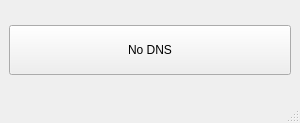
<?xml version="1.0" encoding="UTF-8"?>
<ui version="4.0">
 <class>MainWindow</class>
 <widget class="QMainWindow" name="MainWindow">
  <property name="windowModality">
   <enum>Qt::NonModal</enum>
  </property>
  <property name="geometry">
   <rect>
    <x>0</x>
    <y>0</y>
    <width>300</width>
    <height>123</height>
   </rect>
  </property>
  <property name="sizePolicy">
   <sizepolicy hsizetype="Fixed" vsizetype="Minimum">
    <horstretch>0</horstretch>
    <verstretch>0</verstretch>
   </sizepolicy>
  </property>
  <property name="minimumSize">
   <size>
    <width>300</width>
    <height>0</height>
   </size>
  </property>
  <property name="maximumSize">
   <size>
    <width>300</width>
    <height>160000</height>
   </size>
  </property>
  <property name="contextMenuPolicy">
   <enum>Qt::NoContextMenu</enum>
  </property>
  <property name="windowTitle">
   <string>DNS App</string>
  </property>
  <widget class="QWidget" name="centralwidget">
   <layout class="QVBoxLayout" name="verticalLayout">
    <item>
     <widget class="QPushButton" name="btn_nodns">
      <property name="minimumSize">
       <size>
        <width>0</width>
        <height>50</height>
       </size>
      </property>
      <property name="text">
       <string>No DNS</string>
      </property>
     </widget>
    </item>
   </layout>
  </widget>
  <widget class="QMenuBar" name="menubar">
   <property name="geometry">
    <rect>
     <x>0</x>
     <y>0</y>
     <width>300</width>
     <height>26</height>
    </rect>
   </property>
  </widget>
  <widget class="QStatusBar" name="statusbar"/>
 </widget>
 <resources/>
 <connections/>
</ui>
